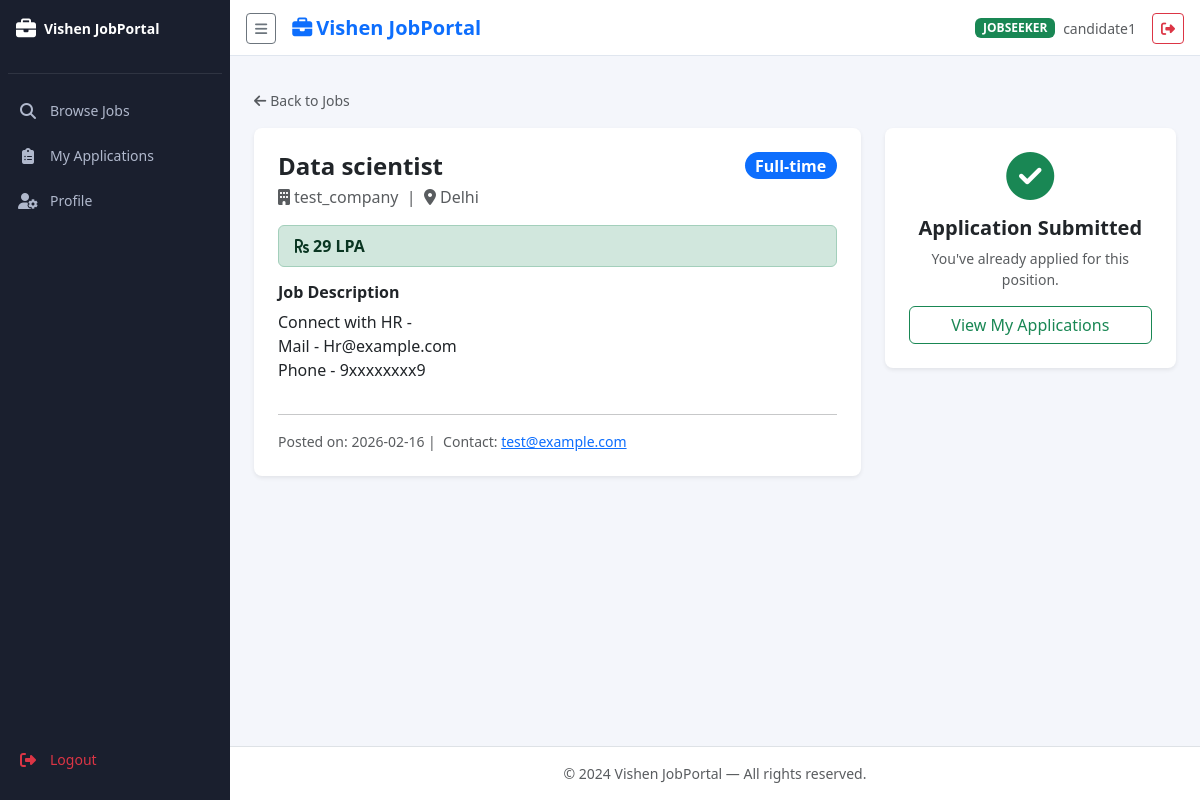
Page /jobs/1 (signed in) on the committed database.
### tables this page shows
CREATE TABLE jobs (
        id INTEGER PRIMARY KEY AUTOINCREMENT,
        title TEXT NOT NULL, description TEXT NOT NULL,
        location TEXT NOT NULL, salary TEXT, job_type TEXT,
        employer_id INTEGER NOT NULL,
        created_at TIMESTAMP DEFAULT CURRENT_TIMESTAMP,
        FOREIGN KEY(employer_id) REFERENCES users(id));

CREATE TABLE users (
        id INTEGER PRIMARY KEY AUTOINCREMENT,
        name TEXT NOT NULL, email TEXT UNIQUE NOT NULL,
        password TEXT NOT NULL,
        role TEXT NOT NULL CHECK(role IN ('admin','employer','jobseeker')),
        company TEXT, created_at TIMESTAMP DEFAULT CURRENT_TIMESTAMP);

### app.py (the view)
@app.route('/jobs/<int:job_id>')
@login_required
def job_detail(job_id):
    conn = get_db()
    job = conn.execute("SELECT j.*,u.name as employer_name,u.company,u.email as employer_email "
        "FROM jobs j JOIN users u ON u.id=j.employer_id WHERE j.id=?",(job_id,)).fetchone()
    if not job: conn.close(); flash('Not found.','danger'); return redirect(url_for('dashboard'))
    applied = conn.execute("SELECT id FROM applications WHERE job_id=? AND jobseeker_id=?",
        (job_id,session['user_id'])).fetchone() if session['role']=='jobseeker' else None
    conn.close(); return render_template('job_detail.html', job=job, already_applied=applied)

### app.py (called while the page is built)
def get_db():
    conn = sqlite3.connect(DATABASE)
    conn.row_factory = sqlite3.Row
    return conn

def login_required(f):
    @wraps(f)
    def decorated(*args, **kwargs):
        if 'user_id' not in session:
            flash('Please log in.','warning')
            return redirect(url_for('login'))
        return f(*args, **kwargs)
    return decorated

### templates/job_detail.html (shortened to what this page needs)
{% extends "base.html" %}
{% block content %}
<a href="{{ url_for('dashboard') }}" class="text-muted text-decoration-none small">
  <i class="fas fa-arrow-left me-1"></i>Back to Jobs
</a>
<div class="row mt-3">
  <div class="col-lg-8">
    <div class="card border-0 shadow-sm rounded-3 p-4 mb-4">
      <div class="d-flex justify-content-between align-items-start mb-3">
        <div>
          <h4 class="fw-bold mb-1">{{ job.title }}</h4>
          <p class="text-muted mb-0">
            <i class="fas fa-building me-1"></i>{{ job.company or job.employer_name }}
            &nbsp;|&nbsp;
            <i class="fas fa-map-marker-alt me-1"></i>{{ job.location }}
          </p>
        </div>
        <span class="badge bg-primary rounded-pill fs-6">{{ job.job_type }}</span>
      </div>
      {% if job.salary %}
      <div class="alert alert-success py-2 mb-3">
        <i class="fas fa-rupee-sign me-1"></i><strong>{{ job.salary }}</strong>
      </div>
      {% endif %}
      <h6 class="fw-bold">Job Description</h6>
      <p style="white-space:pre-wrap">{{ job.description }}</p>
      <hr>
      <p class="text-muted small mb-0">
        Posted on: {{ job.created_at[:10] }}&nbsp;|&nbsp;
        Contact: <a href="mailto:{{ job.employer_email }}">{{ job.employer_email }}</a>
      </p>
    </div>
  </div>
  <div class="col-lg-4">
    {% if session.role == 'jobseeker' %}
      {% if already_applied %}
      <div class="card border-0 shadow-sm rounded-3 p-4 text-center">
        <i class="fas fa-check-circle fa-3x text-success mb-3"></i>
        <h5 class="fw-bold">Application Submitted</h5>
        <p class="text-muted small">You've already applied for this position.</p>
        <a href="{{ url_for('my_applications') }}" class="btn btn-outline-success w-100">
          View My Applications
        </a>
      </div>
      {% endif %}
    {% endif %}
  </div>
</div>
{% endblock %}

### static/css/style.css (style rules this page uses)
:root { --sidebar-width: 230px; --sidebar-collapsed: 60px; --sidebar-bg: #1a1f2e; --sidebar-text: #b0b8cc; --sidebar-hover: #2d3450; --sidebar-active: #0d6efd; }
body { background:#f4f6fb; font-family:'Segoe UI',sans-serif; }

### rows in the picture
jobs: title "Data scientist", location "Delhi", job_type "Full-time", salary "29 LPA", description "Connect with HR - Mail - Hr@example.com Phone - 9xxxxxxxx9", created_at "2026-02-16"
users: company "test_company", employer_email "test@example.com"

### other values in the picture
{{ session.role }} "JOBSEEKER"
{{ session.name }} "candidate1"
